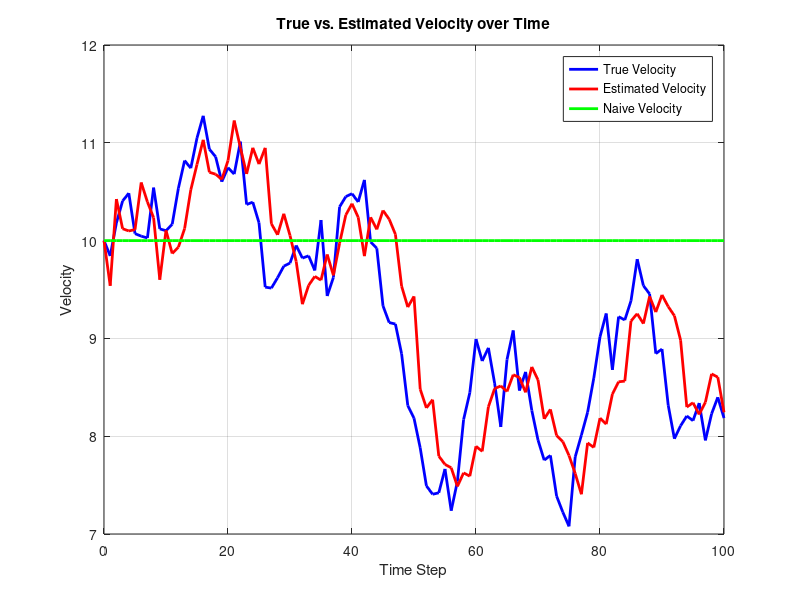
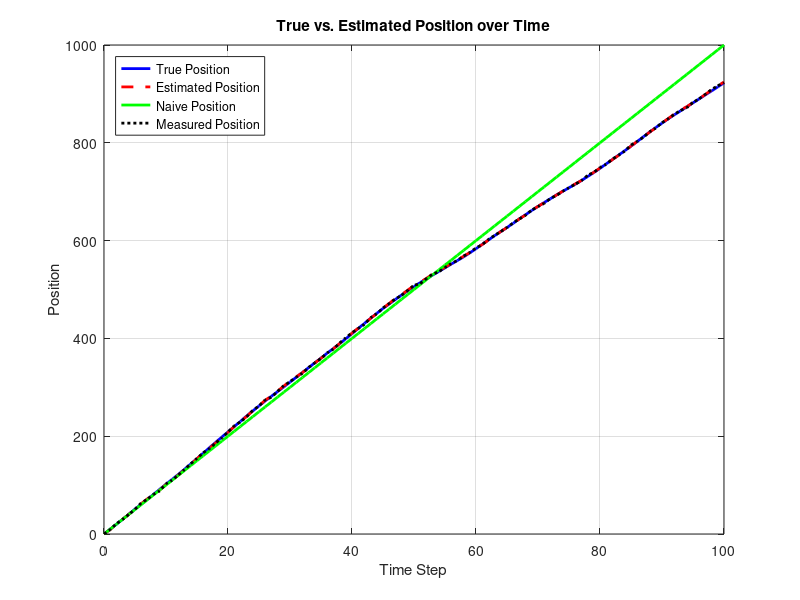
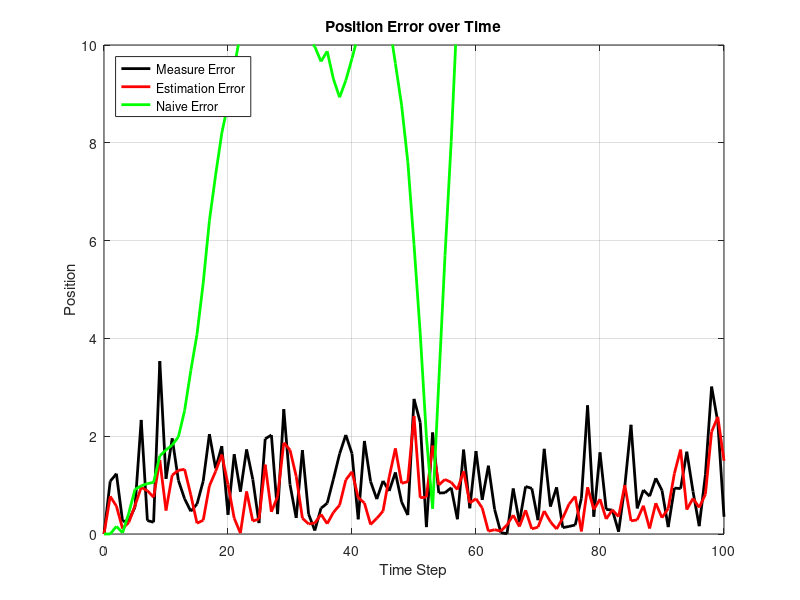
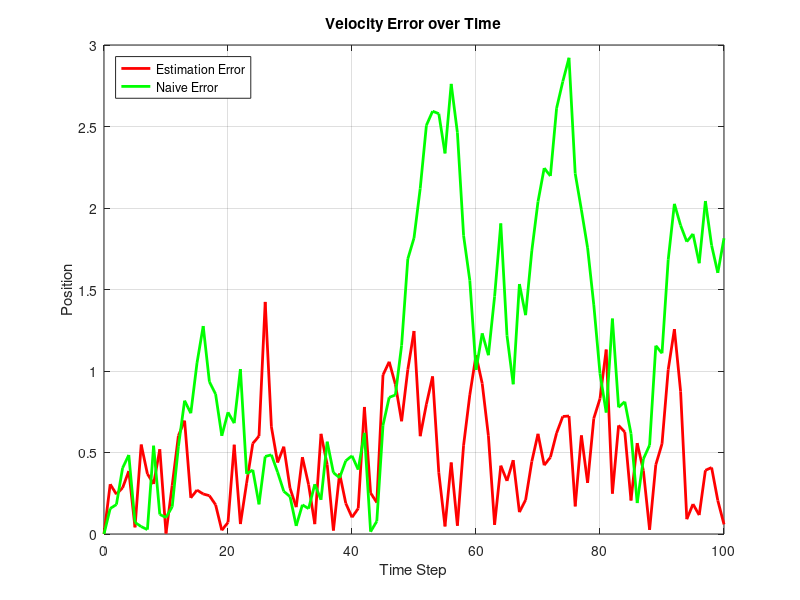

MATLAB code for these plots, in order:
clear; close all; clc;

x_0 =[0;10];
P_0 =[2,0;0,3];
state_history = x_0;
A = [1,1;0,1];
G = [0;1];
H = [1,0];
Q=.1;
R=2;
step_number = 100;
%state generation
for i=1:step_number
    update = A*state_history(:,end)+G*mvnrnd(0,Q);
    disp(update)
    state_history=[state_history,update];
end
%measure generation
measure_hist  = 0;
for i=1:step_number
    update = H*state_history(:,i+1)+mvnrnd(0,R);
    measure_hist=[measure_hist,update];
end
vec_time_updates=x_0;
vec_measurement_updates=x_0;
cov_time_updates = {P_0};
cov_measurement_updates={P_0};
for i=1:step_number
    %Time update
    error_cov = A*cov_measurement_updates{end}*A'+G*Q*G';
    est = A*vec_measurement_updates(:,end);
    vec_time_updates=[vec_time_updates,est];
    cov_time_updates=[cov_time_updates,error_cov];
    
    %Measure update
    error_cov = inv(inv(cov_time_updates{end})+H'*inv(R)*H);
    est = vec_time_updates(:,end)+error_cov*H'*inv(R)*(measure_hist(i+1)-H*vec_time_updates(:,end));
    vec_measurement_updates=[vec_measurement_updates,est];
    cov_measurement_updates=[cov_measurement_updates,error_cov];
end
% Plotting 

%velocity
true_velocity = state_history(2, :); 
estimated_velocity = vec_measurement_updates(2, :);
time_steps = 0:length(true_velocity)-1;
naive_velocity = 10*ones(1,length(time_steps));
% Plotting
figure;
plot(time_steps, true_velocity, 'b-', 'LineWidth', 2); % True velocity
hold on;
plot(time_steps, estimated_velocity, 'r-', 'LineWidth', 2); % Estimated velocity
hold on;
plot(time_steps, naive_velocity, 'g-', 'LineWidth', 2);% naive velocity
xlabel('Time Step');
ylabel('Velocity');
legend('True Velocity', 'Estimated Velocity','Naive Velocity');
title('True vs. Estimated Velocity over Time');
grid on;
saveas(gcf,'velocity.png')

%position
true_pos = state_history(1, :); 
estimated_pos = vec_measurement_updates(1, :);
time_steps = 0:length(true_pos)-1;
naive_pos = 10*time_steps;
% Plotting
figure;
plot(time_steps, true_pos, 'b-', 'LineWidth', 2); % True velocity
hold on;
plot(time_steps, estimated_pos, 'r--', 'LineWidth', 2); % Estimated velocity
hold on;
plot(time_steps, naive_pos, 'g-', 'LineWidth', 2);% naive velocity
hold on;
plot(time_steps, measure_hist, 'k:', 'LineWidth', 2);% measurements
xlabel('Time Step');
ylabel('Position');
legend('True Position', 'Estimated Position','Naive Position','Measured Position','Location','northwest');
title('True vs. Estimated Position over Time');
grid on;
saveas(gcf,'position.png')

%Error graphs
measure_error = abs(measure_hist-true_pos);
est_error = abs(estimated_pos-true_pos);
naive_error = abs(naive_pos-true_pos);
% Plotting
figure;
plot(time_steps, measure_error, 'k-', 'LineWidth', 2);% measurements error
hold on;
plot(time_steps, est_error, 'r-', 'LineWidth', 2); % Estimated error
hold on;
plot(time_steps, naive_error, 'g-', 'LineWidth', 2);% naive error
xlabel('Time Step');
ylabel('Position');
legend('Measure Error','Estimation Error','Naive Error','Location','northwest');
title('Position Error over Time');
ylim([0 10])
grid on;
saveas(gcf,'position_error.png')


vel_est_error = abs(estimated_velocity-true_velocity);
vel_naive_error = abs(naive_velocity-true_velocity);
% Plotting
figure;
plot(time_steps, vel_est_error, 'r-', 'LineWidth', 2); % Estimated error
hold on;
plot(time_steps, vel_naive_error, 'g-', 'LineWidth', 2);% naive error
xlabel('Time Step');
ylabel('Position');
legend('Estimation Error','Naive Error','Location','northwest');
title('Velocity Error over Time');
grid on;
saveas(gcf,'velocity_error.png')